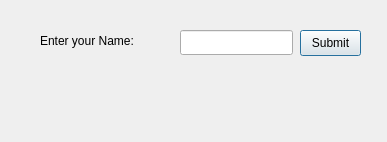
<?xml version="1.0" encoding="UTF-8"?>
<ui version="4.0">
 <class>Dialog</class>
 <widget class="QDialog" name="Dialog">
  <property name="geometry">
   <rect>
    <x>0</x>
    <y>0</y>
    <width>387</width>
    <height>142</height>
   </rect>
  </property>
  <property name="windowTitle">
   <string>Dialog</string>
  </property>
  <widget class="QLineEdit" name="Response">
   <property name="geometry">
    <rect>
     <x>180</x>
     <y>30</y>
     <width>113</width>
     <height>25</height>
    </rect>
   </property>
   <property name="text">
    <string/>
   </property>
  </widget>
  <widget class="QLabel" name="FinalOutput">
   <property name="geometry">
    <rect>
     <x>110</x>
     <y>90</y>
     <width>171</width>
     <height>20</height>
    </rect>
   </property>
   <property name="text">
    <string/>
   </property>
  </widget>
  <widget class="QPushButton" name="SubmitButton">
   <property name="geometry">
    <rect>
     <x>300</x>
     <y>30</y>
     <width>61</width>
     <height>26</height>
    </rect>
   </property>
   <property name="text">
    <string>Submit</string>
   </property>
  </widget>
  <widget class="QLabel" name="label_2">
   <property name="geometry">
    <rect>
     <x>40</x>
     <y>30</y>
     <width>121</width>
     <height>21</height>
    </rect>
   </property>
   <property name="text">
    <string>Enter your Name: </string>
   </property>
  </widget>
 </widget>
 <resources/>
 <connections/>
</ui>
